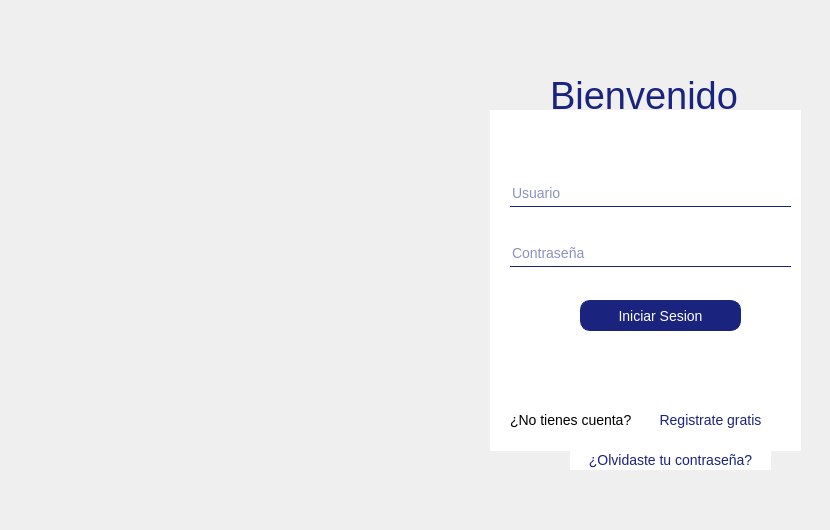
    <widget class="QWidget" name="InicoSesion">
     <widget class="QLabel" name="label_6">
      <property name="geometry">
       <rect>
        <x>-10</x>
        <y>-10</y>
        <width>821</width>
        <height>521</height>
       </rect>
      </property>
      <property name="styleSheet">
       <string notr="true">border-image: url(:/Imagenes/logo.png);</string>
      </property>
      <property name="text">
       <string/>
      </property>
     </widget>
     <widget class="QLabel" name="label_3">
      <property name="geometry">
       <rect>
        <x>550</x>
        <y>70</y>
        <width>221</width>
        <height>51</height>
       </rect>
      </property>
      <property name="styleSheet">
       <string notr="true">QLabel{
color:#1a237e;
background-color: transparent;
font-size:38px

}



</string>
      </property>
      <property name="text">
       <string>Bienvenido</string>
      </property>
     </widget>
     <widget class="QGroupBox" name="groupBox_14">
      <property name="geometry">
       <rect>
        <x>490</x>
        <y>110</y>
        <width>311</width>
        <height>341</height>
       </rect>
      </property>
      <property name="styleSheet">
       <string notr="true">*{
background-color: transparent;
border: none;
}


QGroupBox{
background-color:white;
border: none;

}

QLineEdit{
color: #1a237e;
border-bottom: 1px solid #1a237e;
border-color: #1a237e;
font-size:14px;
}

QLabel{
color:#1a237e;
background-color: transparent;
font-size:14px

}

QPushButton{
color: white;
background-color: #1a237e;
font-size:14px;
border: 1px solid #1a237e;
border-radius: 10px; 
padding: 2px 4px;
}


</string>
      </property>
      <property name="title">
       <string/>
      </property>
      <widget class="QLineEdit" name="Pass">
       <property name="geometry">
        <rect>
         <x>20</x>
         <y>130</y>
         <width>281</width>
         <height>27</height>
        </rect>
       </property>
       <property name="styleSheet">
        <string notr="true"/>
       </property>
       <property name="echoMode">
        <enum>QLineEdit::Password</enum>
       </property>
       <property name="placeholderText">
        <string>Contraseña</string>
       </property>
      </widget>
      <widget class="QPushButton" name="registro">
       <property name="geometry">
        <rect>
         <x>160</x>
         <y>300</y>
         <width>121</width>
         <height>20</height>
        </rect>
       </property>
       <property name="styleSheet">
        <string notr="true">color: #1a237e;
border:none;
background-color: white;
font: 87 &quot;Arial Black&quot;;</string>
       </property>
       <property name="text">
        <string>Registrate gratis</string>
       </property>
      </widget>
      <widget class="QLineEdit" name="User">
       <property name="geometry">
        <rect>
         <x>20</x>
         <y>70</y>
         <width>281</width>
         <height>27</height>
        </rect>
       </property>
       <property name="styleSheet">
        <string notr="true"/>
       </property>
       <property name="text">
        <string/>
       </property>
       <property name="placeholderText">
        <string>Usuario</string>
       </property>
      </widget>
      <widget class="QPushButton" name="IniciarSesion">
       <property name="geometry">
        <rect>
         <x>90</x>
         <y>190</y>
         <width>161</width>
         <height>31</height>
        </rect>
       </property>
       <property name="styleSheet">
        <string notr="true">QPushButton{
color: white;
background-color: #1a237e;
font-size:14px;
border: 1px solid #1a237e;
border-radius: 10px; 
padding: 2px 4px;
}</string>
       </property>
       <property name="text">
        <string>  Iniciar Sesion  </string>
       </property>
       <property name="flat">
        <bool>false</bool>
       </property>
      </widget>
      <widget class="QLabel" name="label_2">
       <property name="geometry">
        <rect>
         <x>20</x>
         <y>300</y>
         <width>151</width>
         <height>19</height>
        </rect>
       </property>
       <property name="styleSheet">
        <string notr="true">color: rgb(0, 0, 0);</string>
       </property>
       <property name="text">
        <string>¿No tienes cuenta?</string>
       </property>
      </widget>
     </widget>
     <widget class="QPushButton" name="OContra">
      <property name="geometry">
       <rect>
        <x>570</x>
        <y>450</y>
        <width>201</width>
        <height>20</height>
       </rect>
      </property>
      <property name="styleSheet">
       <string notr="true">QPushButton{
color: #1a237e;
border:none;
background-color: white;
font-size:14px;
}
</string>
      </property>
      <property name="text">
       <string>¿Olvidaste tu contraseña?</string>
      </property>
     </widget>
    </widget>
